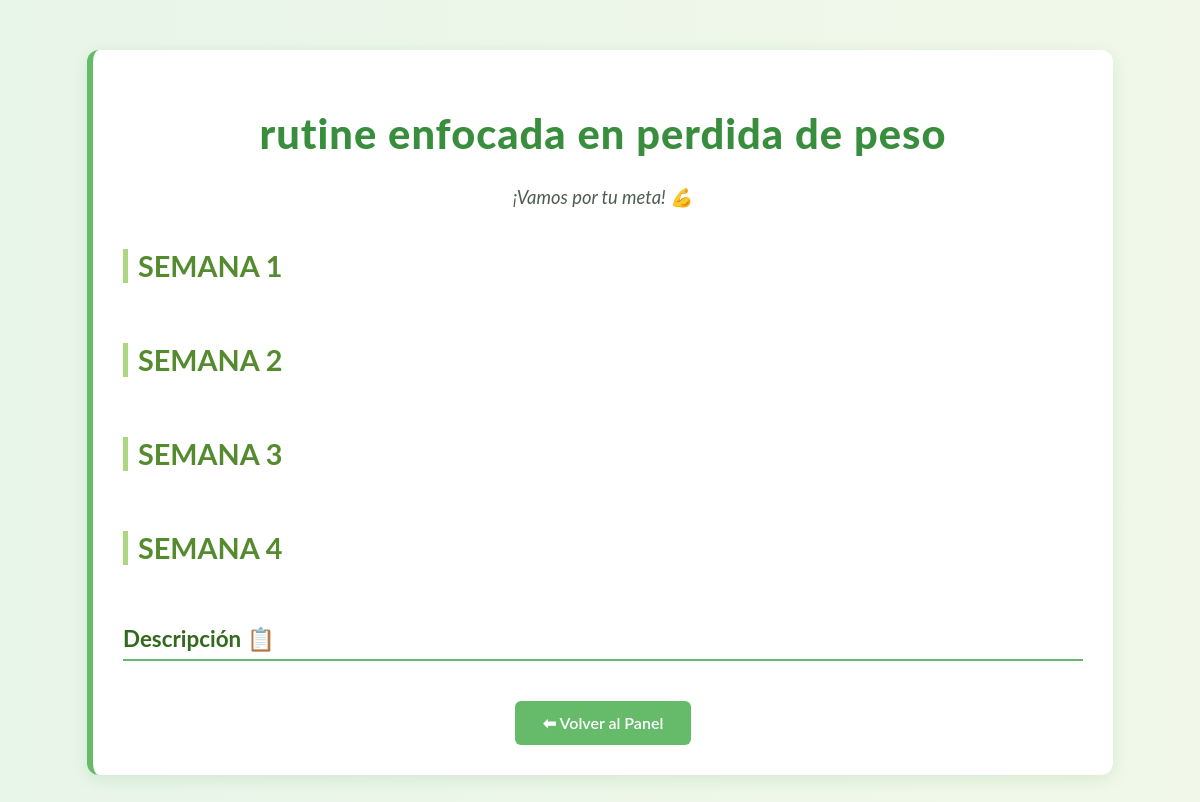
/ver_detalle_rutina_user/3/detalle_user/ (signed in), run on the app's committed database.
### fitapp/models.py (models this page shows, shortened)
class ContenidoRutina(models.Model):
    paquete = models.ForeignKey(Paquete, on_delete=models.CASCADE, related_name="rutinas", null=True, blank=True)
    titulo = models.CharField(max_length=255,null=True, blank=True)
    semana1=models.CharField(max_length=100, default="SEMANA 1")
    image1=models.ImageField(upload_to="images/nuestros_atletas",blank=True,null=True)
    image2=models.ImageField(upload_to="images/nuestros_atletas",blank=True,null=True)
    image3=models.ImageField(upload_to="images/nuestros_atletas",blank=True,null=True)
    image4=models.ImageField(upload_to="images/nuestros_atletas",blank=True,null=True)
    image5=models.ImageField(upload_to="images/nuestros_atletas",blank=True,null=True)
    image6=models.ImageField(upload_to="images/nuestros_atletas",blank=True,null=True)
    semana2=models.CharField(max_length=100,default="SEMANA 2")
    image7=models.ImageField(upload_to="images/nuestros_atletas",blank=True,null=True)
    image8=models.ImageField(upload_to="images/nuestros_atletas",blank=True,null=True)
    image9=models.ImageField(upload_to="images/nuestros_atletas",blank=True,null=True)
    image10=models.ImageField(upload_to="images/nuestros_atletas",blank=True,null=True)
    image11=models.ImageField(upload_to="images/nuestros_atletas",blank=True,null=True)
    image12=models.ImageField(upload_to="images/nuestros_atletas",blank=True,null=True)
    semana3=models.CharField(max_length=100,default="SEMANA 3")
    image13=models.ImageField(upload_to="images/nuestros_atletas",blank=True,null=True)
    image14=models.ImageField(upload_to="images/nuestros_atletas",blank=True,null=True)
    image15=models.ImageField(upload_to="images/nuestros_atletas",blank=True,null=True)
    image16=models.ImageField(upload_to="images/nuestros_atletas",blank=True,null=True)
    image17=models.ImageField(upload_to="images/nuestros_atletas",blank=True,null=True)
    image18=models.ImageField(upload_to="images/nuestros_atletas",blank=True,null=True)
    semana4=models.CharField(max_length=100,default="SEMANA 4")
    image19=models.ImageField(upload_to="images/nuestros_atletas",blank=True,null=True)
    image20=models.ImageField(upload_to="images/nuestros_atletas",blank=True,null=True)
    image21=models.ImageField(upload_to="images/nuestros_atletas",blank=True,null=True)
    image22=models.ImageField(upload_to="images/nuestros_atletas",blank=True,null=True)
    image23=models.ImageField(upload_to="images/nuestros_atletas",blank=True,null=True)
    image24=models.ImageField(upload_to="images/nuestros_atletas",blank=True,null=True)
    descripcion = CKEditor5Field('Contenido', config_name='default', default='')

### fitapp/views.py (the view)
# urls.py: path('ver_detalle_rutina_user/<int:pk>/detalle_user/', views.ver_detalle_rutina_user, name='ver_detalle_rutina_user'),
@login_required
def ver_detalle_rutina_user(request, pk):
    rutina = get_object_or_404(ContenidoRutina, pk=pk)
    paquetes_usuario = CompraPaquete.objects.filter(usuario=request.user, pagado=True).values_list('paquete__id', flat=True)
    tiene_acceso = Paquete.objects.filter(id__in=paquetes_usuario, rutinas=rutina).exists()
    if not tiene_acceso and not request.user.is_staff:
        raise Http404("No tienes permiso para ver esta rutina.")
    paquetes = Paquete.objects.all().prefetch_related('dietas', 'rutinas')
    return render(request, 'ver_detalle_rutina_user.html', {
        'paquetes': paquetes,
        'detalle_rutina': rutina
    })

### fitapp/templates/ver_detalle_rutina_user.html (shortened to what this page needs)
{% load static %}
<link rel="stylesheet" href="{% static 'css/estilos_dietas.css' %}" type="text/css">
<link rel="stylesheet" href="{% static 'css/footers.css' %}" type="text/css">
{% block content %}
<div class="diet-container">
    <div class="diet-hero">
        <h1>{{ detalle_rutina.titulo }}</h1>
        <p class="motivator">¡Vamos por tu meta! {{ user.first_name }} 💪</p>
    </div>
    <div class="week-section">
        <div class="week-title">{{ detalle_rutina.semana1 }}</div>
    </div>
    <div class="week-section">
        <div class="week-title">{{ detalle_rutina.semana2 }}</div>
    </div>
    <div class="week-section">
        <div class="week-title">{{ detalle_rutina.semana3 }}</div>
    </div>
    <div class="week-section">
        <div class="week-title">{{ detalle_rutina.semana4 }}</div>
    </div>
    <div class="diet-section">
        <h3>Descripción 📋</h3>
    </div>
    <div class="button-area">
        <a href="{% url 'user_dashboard' %}" class="btn-back">⬅ Volver al Panel</a>
    </div>
</div>
{% endblock %}

### fitapp/static/css/estilos_dietas.css (style rules this page uses)
.diet-container { max-width: 960px; margin: 50px auto; padding: 30px; background: #ffffff; border-radius: 12px; box-shadow: 0 4px 16px rgba(34, 139, 34, 0.12); animation: fadeInUp 0.4s ease-in-out; border-left: 6px solid #66bb6a; }
.diet-hero { text-align: center; margin-bottom: 35px; }
.diet-hero h1 { font-size: 2.6rem; color: #388e3c; font-weight: 800; letter-spacing: 1px; }
.motivator { font-size: 1.15rem; color: #4e5d52; font-style: italic; margin-top: 10px; }
.diet-section { margin-bottom: 20px; }
.diet-section h3 { font-size: 1.4rem; color: #33691e; font-weight: 700; border-bottom: 2px solid #66bb6a; padding-bottom: 6px; margin-bottom: 10px; }
.button-area { text-align: center; margin-top: 40px; }
.btn-back { display: inline-block; padding: 12px 28px; background: #66bb6a; color: #fff; text-decoration: none; border-radius: 6px; font-weight: 600; font-size: 1rem; transition: background 0.3s ease, transform 0.2s ease; }
.week-section { margin: 40px 0; }
.week-title { font-size: 1.8rem; font-weight: bold; margin-bottom: 20px; border-left: 5px solid #aed581; padding-left: 10px; color: #558b2f; }

### data on the page
ContenidoRutina: titulo "rutine enfocada en perdida de peso", semana1 "SEMANA 1", semana2 "SEMANA 2", semana3 "SEMANA 3", semana4 "SEMANA 4"
